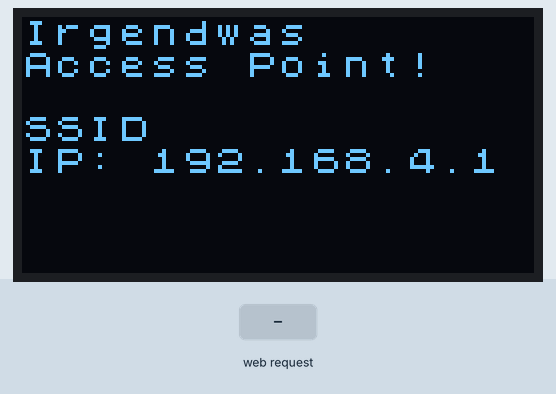
This program was run on a simulated ESP32. On the bench: 128×64 one-colour display. The inputs (shaded band) are chosen by the test bench. What the program prints to the serial monitor is not drawn.

Above: at 3.2 s.
3.3 s: HTTP request GET / received
At 3.9 s:
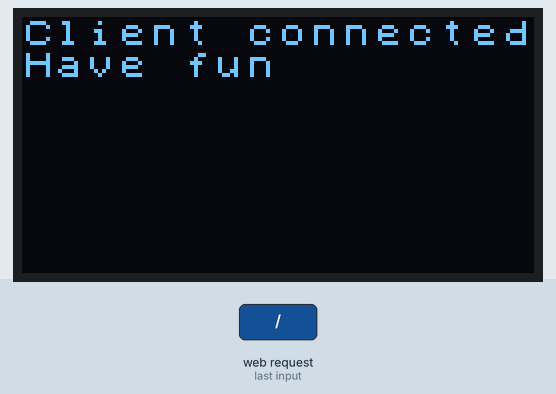
Timing chart, 0 to 6.3 s (numbered marks = the images above; inputs shaded):
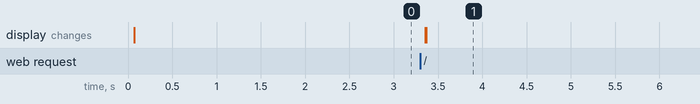

The program:

main.cpp
```cpp
#include <Arduino.h>
#include <U8x8lib.h>
#include <WiFi.h>
#include <AsyncTCP.h>
#include <ESPAsyncWebServer.h>
#include <DNSServer.h>

#define OLED_SCL 15   // GPIO 15
#define OLED_SDA  4   // GPIO  4
#define OLED_RST 16   // GPIO 16

long previousMillis = 0;
long interval = 1000;

const char *ssid = "SSID";
String apIP = "";
//const char *password = "1234";

U8X8_SSD1306_128X64_NONAME_SW_I2C u8x8(/* clock=*/ OLED_SCL, /* data=*/ OLED_SDA, /* reset=*/ OLED_RST);
AsyncWebServer server(80);

const char index_html[] PROGMEM = R"rawliteral(
<!DOCTYPE HTML><html><head>
  <title>Mazzens ESP32 Lora</title>
  <meta http-equiv="content-type" content="text/html; charset=utf-8">
  </head><body>
  <h1>Happy Birthday, Digger!!</h1>
  <h2>Wünschen dir Alle</h2>
  <p>P.S.: keine Lust zu stylen:/</p>
  <p>Lass es dir gut gehen</p>
  </body></html>)rawliteral";

void printDisplay(String str1, String str2, String str3, String str4){
    u8x8.clear();
    const char* thisstr1 = str1.c_str();
    const char* thisstr2 = str2.c_str();
    const char* thisstr3 = str3.c_str();
    const char* thisstr4 = str4.c_str();
    u8x8.setFont(u8x8_font_chroma48medium8_r);
    u8x8.drawString(0,0, thisstr1);
    u8x8.drawString(0,1,thisstr2);
    u8x8.drawString(0,3,thisstr3);
    u8x8.drawString(0,4,thisstr4);
    delay(2000);
}

void printDSPstartup(){
  printDisplay("Irgendwas", "Access Point!", ssid, "IP: " + apIP);
}

void setup() {
  Serial.begin(9600);
  Serial.println();
  Serial.print("Configuring access point...");
  /* You can remove the password parameter if you want the AP to be open. */
  //WiFi.softAP(ssid, password);
  WiFi.softAP(ssid);

  IPAddress myIP = WiFi.softAPIP();
  apIP = myIP.toString();
  Serial.print("AP IP address: ");
  u8x8.begin();
  u8x8.setPowerSave(0);

  server.on("/", HTTP_GET, [](AsyncWebServerRequest *request){
    request->send_P(200, "text/html", index_html);
    printDisplay("Client connected", "Have fun", "", "");
  });
  server.begin();

  printDSPstartup();
}

void loop() {
  unsigned long currentMillis = millis();
  if(currentMillis - previousMillis > interval) {
    previousMillis = currentMillis;
    Serial.println("Timer elapsed");
    //Do fancy stuff here on the Birthday! :-D
  }
}
```

Measured:
- after the input at 3.3 s, the display: first changes after 0.06 s (image 1 shows a later state)
